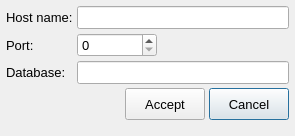
<?xml version="1.0" encoding="UTF-8"?>
<ui version="4.0">
 <class>DlgAuthSettings</class>
 <widget class="QDialog" name="DlgAuthSettings">
  <property name="geometry">
   <rect>
    <x>0</x>
    <y>0</y>
    <width>295</width>
    <height>136</height>
   </rect>
  </property>
  <property name="font">
   <font>
    <family>Tahoma</family>
    <pointsize>10</pointsize>
   </font>
  </property>
  <property name="windowTitle">
   <string>Connect settings</string>
  </property>
  <layout class="QFormLayout" name="formLayout">
   <property name="horizontalSpacing">
    <number>4</number>
   </property>
   <property name="verticalSpacing">
    <number>4</number>
   </property>
   <property name="leftMargin">
    <number>6</number>
   </property>
   <property name="topMargin">
    <number>6</number>
   </property>
   <property name="rightMargin">
    <number>6</number>
   </property>
   <property name="bottomMargin">
    <number>6</number>
   </property>
   <item row="0" column="0">
    <widget class="QLabel" name="label">
     <property name="text">
      <string>Host name:</string>
     </property>
    </widget>
   </item>
   <item row="0" column="1">
    <widget class="QLineEdit" name="edHost"/>
   </item>
   <item row="1" column="0">
    <widget class="QLabel" name="label_2">
     <property name="text">
      <string>Port:</string>
     </property>
    </widget>
   </item>
   <item row="1" column="1">
    <widget class="QSpinBox" name="edPort">
     <property name="maximumSize">
      <size>
       <width>80</width>
       <height>16777215</height>
      </size>
     </property>
     <property name="maximum">
      <number>999999</number>
     </property>
    </widget>
   </item>
   <item row="2" column="0">
    <widget class="QLabel" name="label_3">
     <property name="text">
      <string>Database:</string>
     </property>
    </widget>
   </item>
   <item row="2" column="1">
    <widget class="QLineEdit" name="edDatabase"/>
   </item>
   <item row="3" column="0" colspan="2">
    <layout class="QHBoxLayout" name="horizontalLayout">
     <item>
      <spacer name="horizontalSpacer">
       <property name="orientation">
        <enum>Qt::Horizontal</enum>
       </property>
       <property name="sizeHint" stdset="0">
        <size>
         <width>40</width>
         <height>20</height>
        </size>
       </property>
      </spacer>
     </item>
     <item>
      <widget class="QPushButton" name="btnApply">
       <property name="minimumSize">
        <size>
         <width>0</width>
         <height>32</height>
        </size>
       </property>
       <property name="text">
        <string>Accept</string>
       </property>
       <property name="autoDefault">
        <bool>false</bool>
       </property>
      </widget>
     </item>
     <item>
      <widget class="QPushButton" name="btnCancel">
       <property name="minimumSize">
        <size>
         <width>0</width>
         <height>32</height>
        </size>
       </property>
       <property name="text">
        <string>Cancel</string>
       </property>
       <property name="autoDefault">
        <bool>false</bool>
       </property>
       <property name="default">
        <bool>true</bool>
       </property>
      </widget>
     </item>
    </layout>
   </item>
  </layout>
 </widget>
 <resources/>
 <connections>
  <connection>
   <sender>btnApply</sender>
   <signal>clicked()</signal>
   <receiver>DlgAuthSettings</receiver>
   <slot>accept()</slot>
   <hints>
    <hint type="sourcelabel">
     <x>145</x>
     <y>101</y>
    </hint>
    <hint type="destinationlabel">
     <x>101</x>
     <y>105</y>
    </hint>
   </hints>
  </connection>
  <connection>
   <sender>btnCancel</sender>
   <signal>clicked()</signal>
   <receiver>DlgAuthSettings</receiver>
   <slot>reject()</slot>
   <hints>
    <hint type="sourcelabel">
     <x>241</x>
     <y>105</y>
    </hint>
    <hint type="destinationlabel">
     <x>267</x>
     <y>47</y>
    </hint>
   </hints>
  </connection>
 </connections>
</ui>
